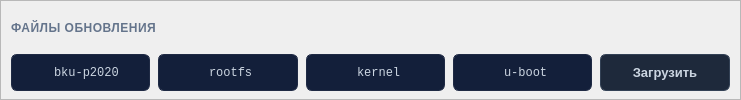
       <widget class="QFrame" name="frameLoadFirmware">
        <property name="styleSheet">
         <string notr="true">#frameLoadFirmware {
    border: 1px solid #1f2a44;
    border-radius: 8px;
    background-color: #0b1220;
}</string>
        </property>
        <property name="frameShape">
         <enum>QFrame::StyledPanel</enum>
        </property>
        <layout class="QVBoxLayout" name="verticalLayout_files">
         <property name="spacing">
          <number>8</number>
         </property>
         <property name="leftMargin">
          <number>10</number>
         </property>
         <property name="topMargin">
          <number>8</number>
         </property>
         <property name="rightMargin">
          <number>10</number>
         </property>
         <property name="bottomMargin">
          <number>8</number>
         </property>
         <item>
          <widget class="QLabel" name="labelFilesTitle">
           <property name="font">
            <font>
             <pointsize>9</pointsize>
             <bold>true</bold>
            </font>
           </property>
           <property name="styleSheet">
            <string notr="true">color: #64748b;
letter-spacing: 0.5px;</string>
           </property>
           <property name="text">
            <string>ФАЙЛЫ ОБНОВЛЕНИЯ</string>
           </property>
          </widget>
         </item>
         <item>
          <layout class="QHBoxLayout" name="horizontalLayout_files">
           <property name="spacing">
            <number>8</number>
           </property>
           <item>
            <widget class="QFrame" name="frameFileChip1">
             <property name="sizePolicy">
              <sizepolicy hsizetype="Expanding" vsizetype="Preferred">
               <horstretch>1</horstretch>
               <verstretch>0</verstretch>
              </sizepolicy>
             </property>
             <property name="minimumSize">
              <size>
               <width>0</width>
               <height>36</height>
              </size>
             </property>
             <property name="styleSheet">
              <string notr="true">#frameFileChip1 {
    background-color: #131f3a;
    border: 1px solid #1f2a44;
    border-radius: 6px;
}</string>
             </property>
             <property name="frameShape">
              <enum>QFrame::StyledPanel</enum>
             </property>
             <layout class="QHBoxLayout" name="horizontalLayout_fileChip1">
              <property name="leftMargin">
               <number>10</number>
              </property>
              <property name="topMargin">
               <number>4</number>
              </property>
              <property name="rightMargin">
               <number>8</number>
              </property>
              <property name="bottomMargin">
               <number>4</number>
              </property>
              <item>
               <spacer name="horizontalSpacer">
                <property name="orientation">
                 <enum>Qt::Horizontal</enum>
                </property>
                <property name="sizeHint" stdset="0">
                 <size>
                  <width>40</width>
                  <height>20</height>
                 </size>
                </property>
               </spacer>
              </item>
              <item>
               <widget class="QLabel" name="labelNameF1">
                <property name="font">
                 <font>
                  <family>Consolas</family>
                  <pointsize>9</pointsize>
                 </font>
                </property>
                <property name="styleSheet">
                 <string notr="true">color: #cbd5e1;</string>
                </property>
                <property name="text">
                 <string>bku-p2020</string>
                </property>
               </widget>
              </item>
              <item>
               <spacer name="horizontalSpacer_fileChip1">
                <property name="orientation">
                 <enum>Qt::Horizontal</enum>
                </property>
                <property name="sizeHint" stdset="0">
                 <size>
                  <width>10</width>
                  <height>20</height>
                 </size>
                </property>
               </spacer>
              </item>
              <item>
               <widget class="QLabel" name="labelPixOk1">
                <property name="minimumSize">
                 <size>
                  <width>14</width>
                  <height>14</height>
                 </size>
                </property>
                <property name="maximumSize">
                 <size>
                  <width>14</width>
                  <height>14</height>
                 </size>
                </property>
                <property name="text">
                 <string/>
                </property>
                <property name="scaledContents">
                 <bool>true</bool>
                </property>
               </widget>
              </item>
             </layout>
            </widget>
           </item>
           <item>
            <widget class="QFrame" name="frameFileChip2">
             <property name="sizePolicy">
              <sizepolicy hsizetype="Expanding" vsizetype="Preferred">
               <horstretch>1</horstretch>
               <verstretch>0</verstretch>
              </sizepolicy>
             </property>
             <property name="minimumSize">
              <size>
               <width>0</width>
               <height>36</height>
              </size>
             </property>
             <property name="styleSheet">
              <string notr="true">#frameFileChip2 {
    background-color: #131f3a;
    border: 1px solid #1f2a44;
    border-radius: 6px;
}</string>
             </property>
             <property name="frameShape">
              <enum>QFrame::StyledPanel</enum>
             </property>
             <layout class="QHBoxLayout" name="horizontalLayout_fileChip2">
              <property name="leftMargin">
               <number>10</number>
              </property>
              <property name="topMargin">
               <number>4</number>
              </property>
              <property name="rightMargin">
               <number>8</number>
              </property>
              <property name="bottomMargin">
               <number>4</number>
              </property>
              <item>
               <spacer name="horizontalSpacer_4">
                <property name="orientation">
                 <enum>Qt::Horizontal</enum>
                </property>
                <property name="sizeHint" stdset="0">
                 <size>
                  <width>40</width>
                  <height>20</height>
                 </size>
                </property>
               </spacer>
              </item>
              <item>
               <widget class="QLabel" name="labelNameF2">
                <property name="font">
                 <font>
                  <family>Consolas</family>
                  <pointsize>9</pointsize>
                 </font>
                </property>
                <property name="styleSheet">
                 <string notr="true">color: #cbd5e1;</string>
                </property>
                <property name="text">
                 <string>rootfs</string>
                </property>
               </widget>
              </item>
              <item>
               <spacer name="horizontalSpacer_fileChip2">
                <property name="orientation">
                 <enum>Qt::Horizontal</enum>
                </property>
                <property name="sizeHint" stdset="0">
                 <size>
                  <width>10</width>
                  <height>20</height>
                 </size>
                </property>
               </spacer>
              </item>
              <item>
               <widget class="QLabel" name="labelPixOk2">
                <property name="minimumSize">
                 <size>
                  <width>14</width>
                  <height>14</height>
                 </size>
                </property>
                <property name="maximumSize">
                 <size>
                  <width>14</width>
                  <height>14</height>
                 </size>
                </property>
                <property name="text">
                 <string/>
                </property>
                <property name="scaledContents">
                 <bool>true</bool>
                </property>
               </widget>
              </item>
             </layout>
            </widget>
           </item>
           <item>
            <widget class="QFrame" name="frameFileChip3">
             <property name="sizePolicy">
              <sizepolicy hsizetype="Expanding" vsizetype="Preferred">
               <horstretch>1</horstretch>
               <verstretch>0</verstretch>
              </sizepolicy>
             </property>
             <property name="minimumSize">
              <size>
               <width>0</width>
               <height>36</height>
              </size>
             </property>
             <property name="styleSheet">
              <string notr="true">#frameFileChip3 {
    background-color: #131f3a;
    border: 1px solid #1f2a44;
    border-radius: 6px;
}</string>
             </property>
             <property name="frameShape">
              <enum>QFrame::StyledPanel</enum>
             </property>
             <layout class="QHBoxLayout" name="horizontalLayout_fileChip3">
              <property name="leftMargin">
               <number>10</number>
              </property>
              <property name="topMargin">
               <number>4</number>
              </property>
              <property name="rightMargin">
               <number>8</number>
              </property>
              <property name="bottomMargin">
               <number>4</number>
              </property>
              <item>
               <spacer name="horizontalSpacer_2">
                <property name="orientation">
                 <enum>Qt::Horizontal</enum>
                </property>
                <property name="sizeHint" stdset="0">
                 <size>
                  <width>40</width>
                  <height>20</height>
                 </size>
                </property>
               </spacer>
              </item>
              <item>
               <widget class="QLabel" name="labelNameF3">
                <property name="font">
                 <font>
                  <family>Consolas</family>
                  <pointsize>9</pointsize>
                 </font>
                </property>
                <property name="styleSheet">
                 <string notr="true">color: #cbd5e1;</string>
                </property>
                <property name="text">
                 <string>kernel</string>
                </property>
               </widget>
              </item>
              <item>
               <spacer name="horizontalSpacer_fileChip3">
                <property name="orientation">
                 <enum>Qt::Horizontal</enum>
                </property>
                <property name="sizeHint" stdset="0">
                 <size>
                  <width>10</width>
                  <height>20</height>
                 </size>
                </property>
               </spacer>
              </item>
              <item>
               <widget class="QLabel" name="labelPixOk3">
                <property name="minimumSize">
                 <size>
                  <width>14</width>
                  <height>14</height>
                 </size>
                </property>
                <property name="maximumSize">
                 <size>
                  <width>14</width>
                  <height>14</height>
                 </size>
                </property>
                <property name="text">
                 <string/>
                </property>
                <property name="scaledContents">
                 <bool>true</bool>
                </property>
               </widget>
              </item>
             </layout>
            </widget>
           </item>
           <item>
            <widget class="QFrame" name="frameFileChip4">
             <property name="sizePolicy">
              <sizepolicy hsizetype="Expanding" vsizetype="Preferred">
               <horstretch>1</horstretch>
               <verstretch>0</verstretch>
              </sizepolicy>
             </property>
             <property name="minimumSize">
              <size>
               <width>0</width>
               <height>36</height>
              </size>
             </property>
             <property name="styleSheet">
              <string notr="true">#frameFileChip4 {
    background-color: #131f3a;
    border: 1px solid #1f2a44;
    border-radius: 6px;
}</string>
             </property>
             <property name="frameShape">
              <enum>QFrame::StyledPanel</enum>
             </property>
             <layout class="QHBoxLayout" name="horizontalLayout_fileChip4">
              <property name="leftMargin">
               <number>10</number>
              </property>
              <property name="topMargin">
               <number>4</number>
              </property>
              <property name="rightMargin">
               <number>8</number>
              </property>
              <property name="bottomMargin">
               <number>4</number>
              </property>
              <item>
               <spacer name="horizontalSpacer_3">
                <property name="orientation">
                 <enum>Qt::Horizontal</enum>
                </property>
                <property name="sizeHint" stdset="0">
                 <size>
                  <width>40</width>
                  <height>20</height>
                 </size>
                </property>
               </spacer>
              </item>
              <item>
               <widget class="QLabel" name="labelNameUboot">
                <property name="font">
                 <font>
                  <family>Consolas</family>
                  <pointsize>9</pointsize>
                 </font>
                </property>
                <property name="styleSheet">
                 <string notr="true">color: #cbd5e1;</string>
                </property>
                <property name="text">
                 <string>u-boot</string>
                </property>
               </widget>
              </item>
              <item>
               <spacer name="horizontalSpacer_fileChip4">
                <property name="orientation">
                 <enum>Qt::Horizontal</enum>
                </property>
                <property name="sizeHint" stdset="0">
                 <size>
                  <width>10</width>
                  <height>20</height>
                 </size>
                </property>
               </spacer>
              </item>
              <item>
               <widget class="QLabel" name="labelPixOk4">
                <property name="minimumSize">
                 <size>
                  <width>14</width>
                  <height>14</height>
                 </size>
                </property>
                <property name="maximumSize">
                 <size>
                  <width>14</width>
                  <height>14</height>
                 </size>
                </property>
                <property name="text">
                 <string/>
                </property>
                <property name="scaledContents">
                 <bool>true</bool>
                </property>
               </widget>
              </item>
             </layout>
            </widget>
           </item>
           <item>
            <widget class="QPushButton" name="pushButtonLoadFile">
             <property name="sizePolicy">
              <sizepolicy hsizetype="Fixed" vsizetype="Preferred">
               <horstretch>0</horstretch>
               <verstretch>0</verstretch>
              </sizepolicy>
             </property>
             <property name="minimumSize">
              <size>
               <width>130</width>
               <height>36</height>
              </size>
             </property>
             <property name="font">
              <font>
               <pointsize>10</pointsize>
               <bold>true</bold>
              </font>
             </property>
             <property name="styleSheet">
              <string notr="true">QPushButton {
    background-color: #1e293b;
    color: #cbd5e1;
    border: 1px solid #334155;
    padding: 6px 14px;
    border-radius: 6px;
    font-weight: bold;
}
QPushButton:hover { background-color: #243349; border: 2px solid #475569; color: #f8fafc; }
QPushButton:pressed { background-color: #0f172a; }
QPushButton:disabled { background-color: #131f3a; color: #475569; border-color: #1f2a44; }</string>
             </property>
             <property name="text">
              <string>Загрузить</string>
             </property>
            </widget>
           </item>
          </layout>
         </item>
        </layout>
       </widget>
